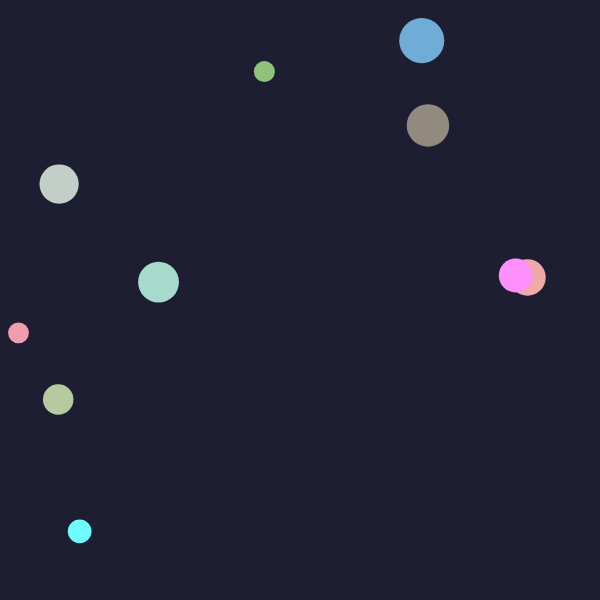
Frame 1 (no input)
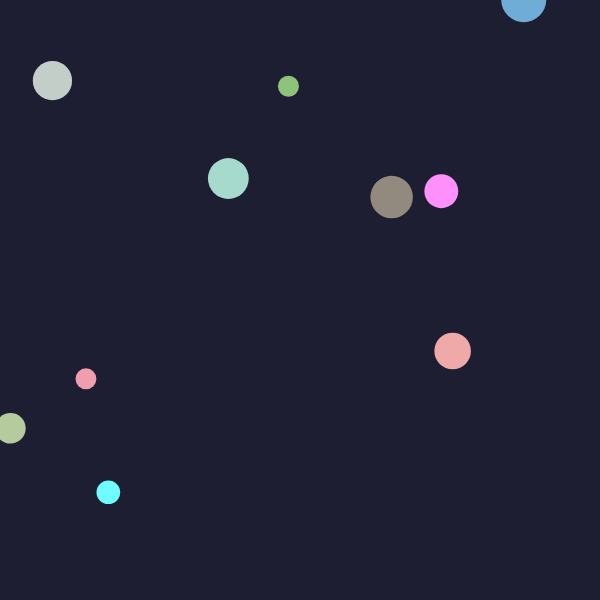
Frame 60 (no input)
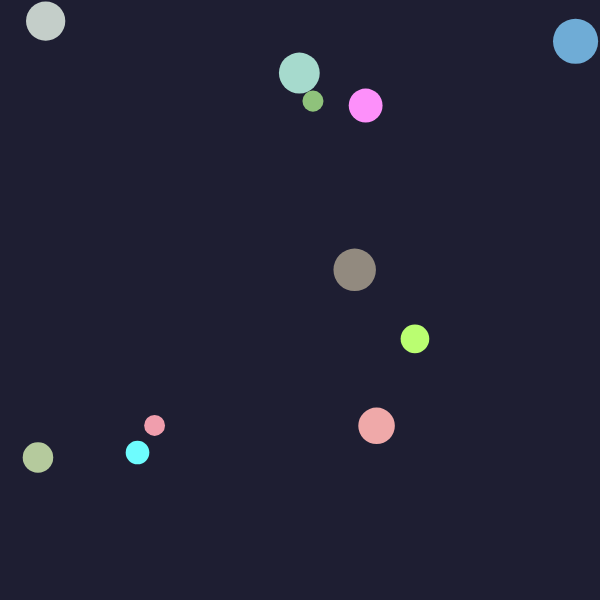
Frame 120 (the mouse pressed at the canvas centre since frame 60)

The p5.js sketch that drew these frames (run headless with seeded random() and noise() and a simulated clock; from frame 60 on, the mouse is pressed at the canvas centre):

// p5.js sketch
// ── sketch.js
let shapes = [];

function setup() {
    createCanvas(600, 600);

    for (let i = 0; i < 10; i++) {
        shapes.push(new MovingShape(random(width), random(height), random(20, 50)));
    }
}

function draw() {
    background(30, 30, 50);

    for (let shape of shapes) {
        shape.move();
        shape.display();
    }
}

function mousePressed() {
    shapes.push(new MovingShape(mouseX, mouseY, random(20, 50)));
}

class MovingShape {
    constructor(x, y, size) {
        this.x = x;
        this.y = y;
        this.size = size;
        this.xSpeed = random(-2, 2);
        this.ySpeed = random(-2, 2);
        this.color = color(random(100, 255), random(100, 255), random(100, 255));
    }

    move() {
        this.x += this.xSpeed;
        this.y += this.ySpeed;

        if (this.x < 0 || this.x > width) {
            this.xSpeed *= -1;
        }
        if (this.y < 0 || this.y > height) {
            this.ySpeed *= -1;
        }
    }

    display() {
        fill(this.color);
        noStroke();
        ellipse(this.x, this.y, this.size, this.size);
    }
}
